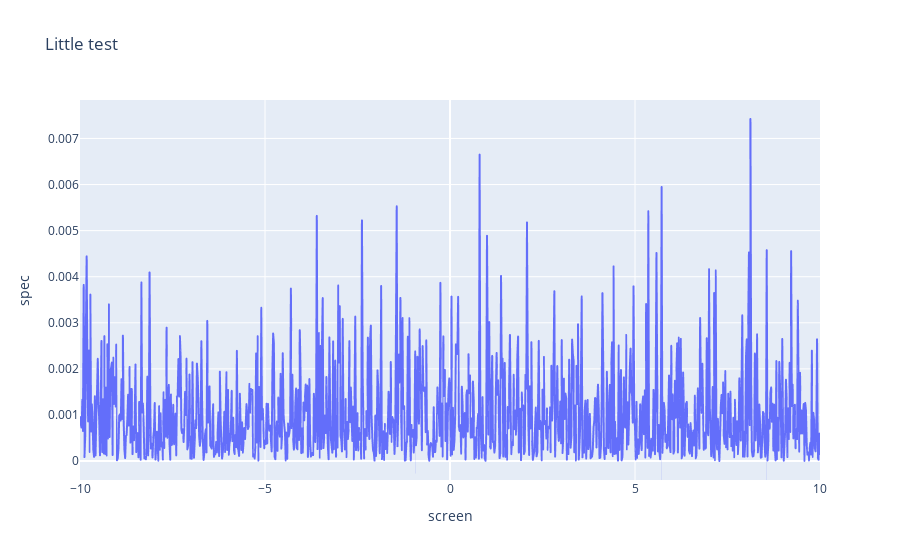

The code cell stored with this chart in its notebook:
### Code cell
fig = px.line(data_1, x = 'screen', y = 'spec', title = 'Little test')
fig.show()

### Figure 1 — Plotly figure (JSON) as saved in the notebook; plotly's stock layout.template omitted (floating-point values rounded to 4 significant figures; data arrays with more than 128 entries replaced by an {"elided": "..."} marker saying what was removed)
{"data": [{"hovertemplate": "screen=%{x}<br>spec=%{y}<extra></extra>", "legendgroup": "", "line": {"color": "#636efa", "dash": "solid"}, "marker": {"symbol": "circle"}, "mode": "lines", "name": "", "showlegend": false, "type": "scattergl", "x": {"elided": "1001 float values"}, "xaxis": "x", "y": {"elided": "1001 float values"}, "yaxis": "y"}], "layout": {"legend": {"tracegroupgap": 0}, "title": {"text": "Little test"}, "xaxis": {"anchor": "y", "domain": [0, 1], "title": {"text": "screen"}}, "yaxis": {"anchor": "x", "domain": [0, 1], "title": {"text": "spec"}}}}
